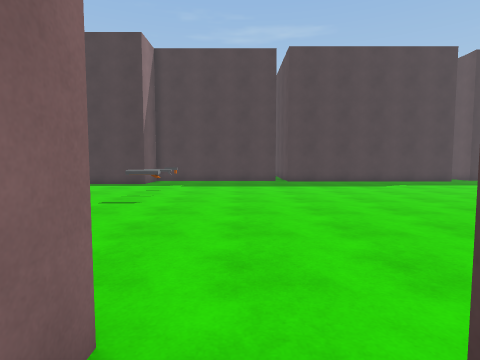
[1] (above)

24 first-person views from a walk through a scene from a Unity 3-D project. The camera is 1.3 m above the floor, tilts 4° down and sees 80° across. The floor is counted in squares, 1 m on a side. Each view is taken from the middle of a square. On the plan, view 1 faces up. The plan holds only what a view shows up to about 13 squares ahead; the rest is blank. The place goes on beyond the plan. The player character is not drawn.

[2]
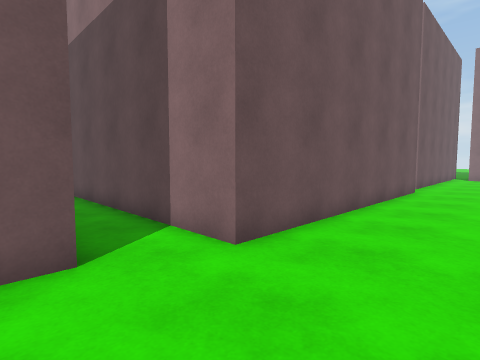

[3]
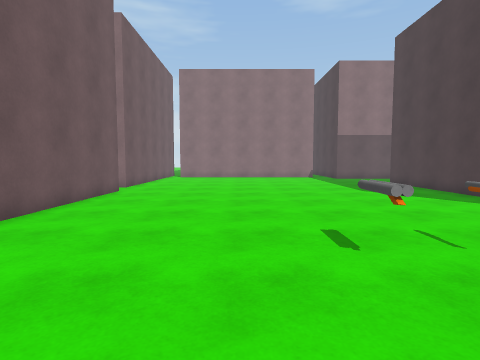

[4]
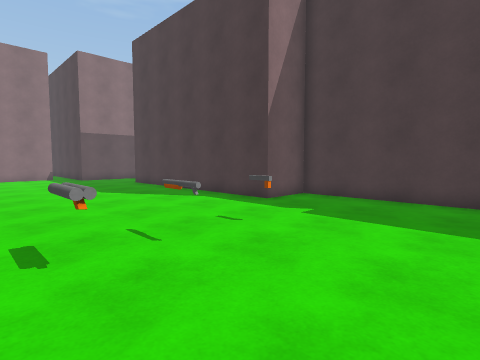

[5]
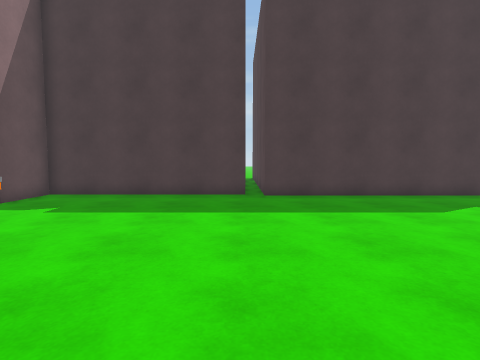

[6]
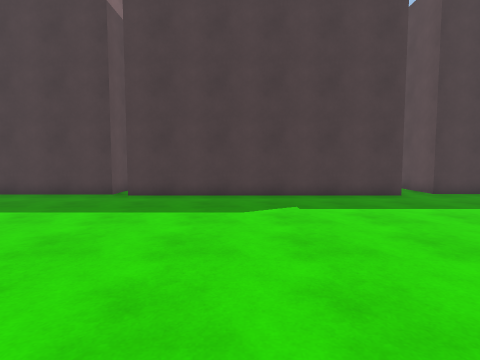

[7]
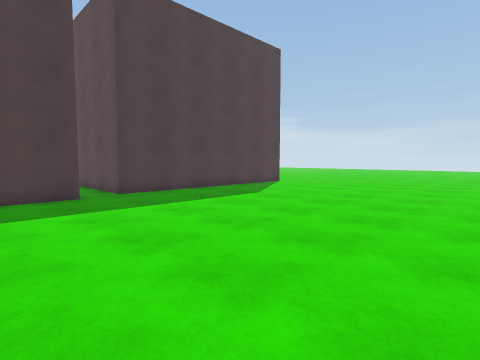

[8]
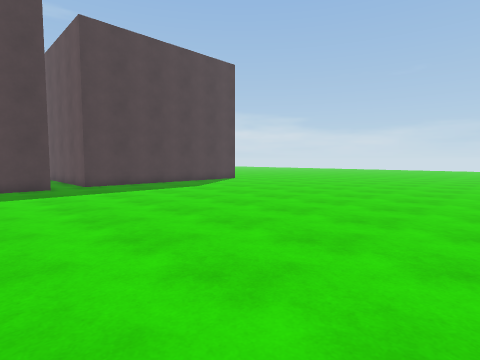

[9]
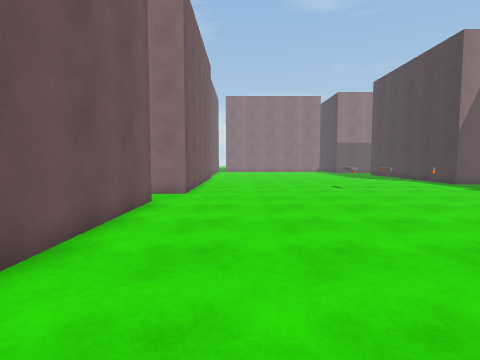

[10]
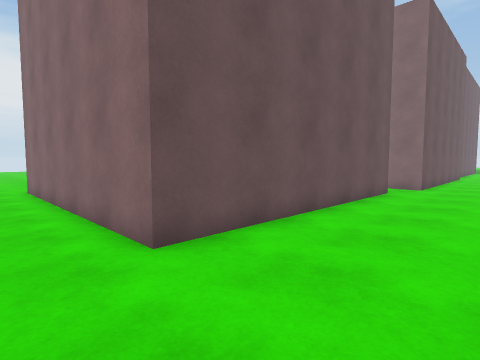

[11]
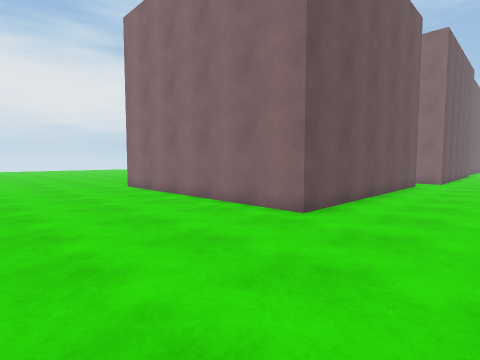

[12]
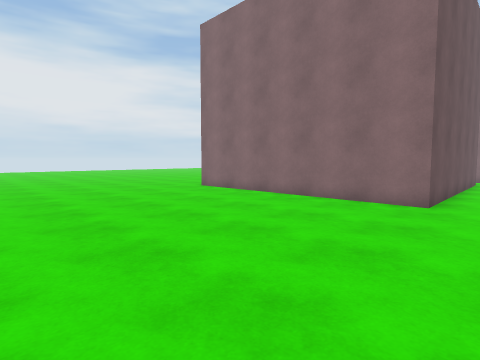

[13]
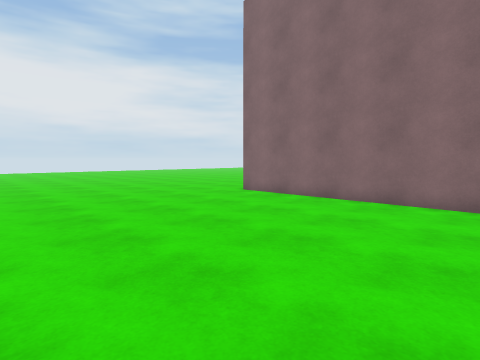

[14]
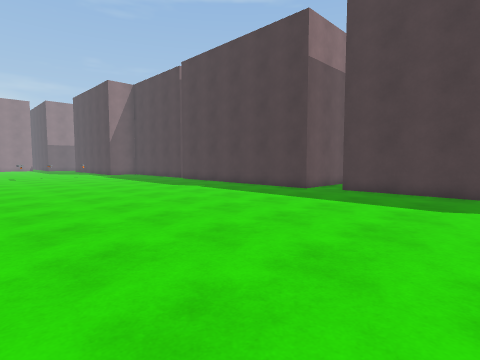

[15]
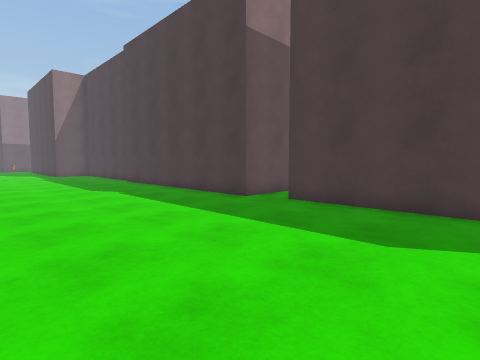

[16]
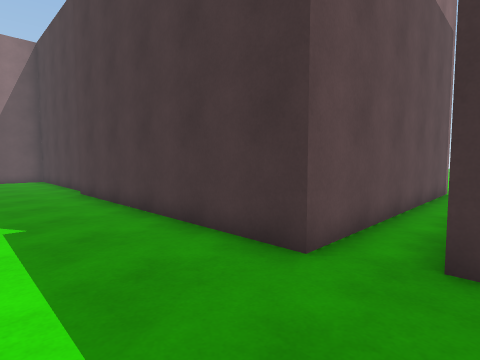

[17]
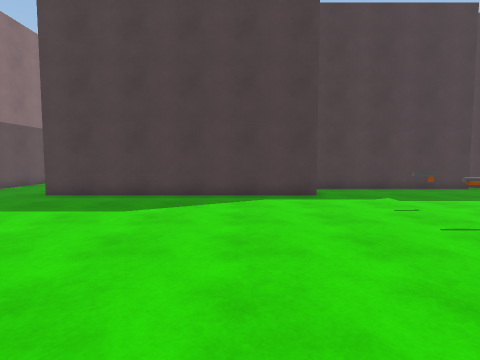

[18]
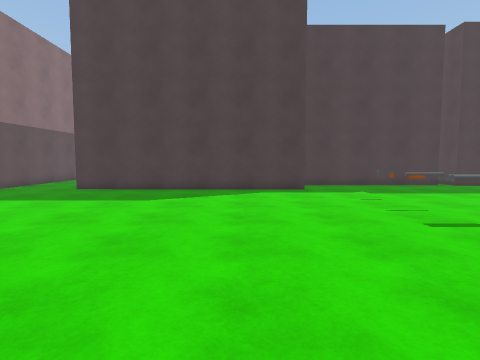

[19]
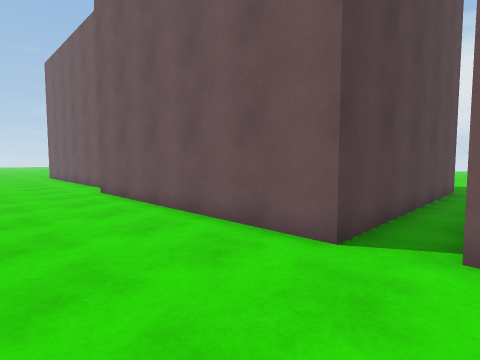

[20]
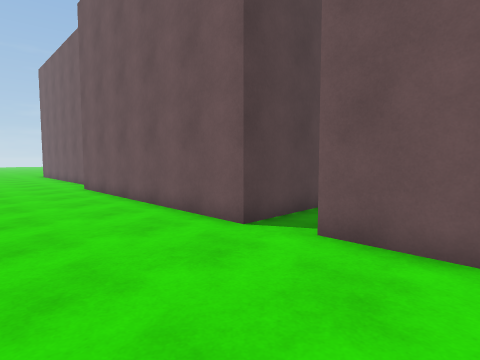

[21]
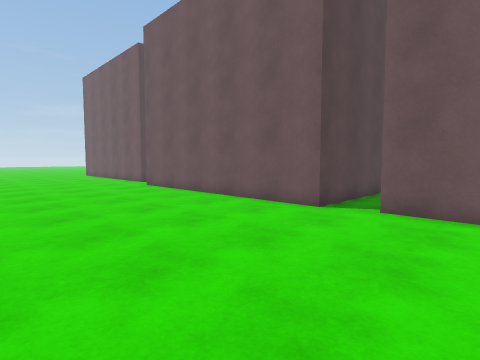

[22]
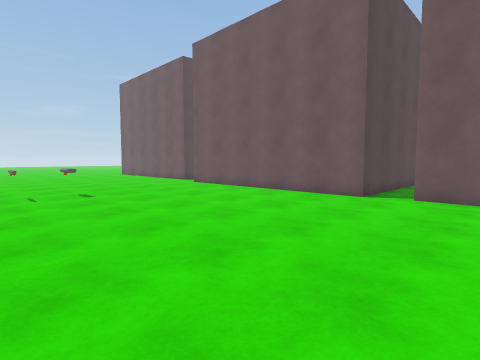

[23]
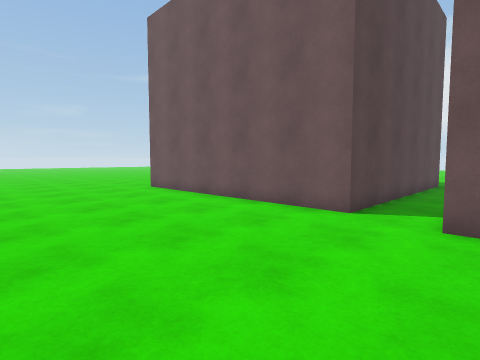

[24]
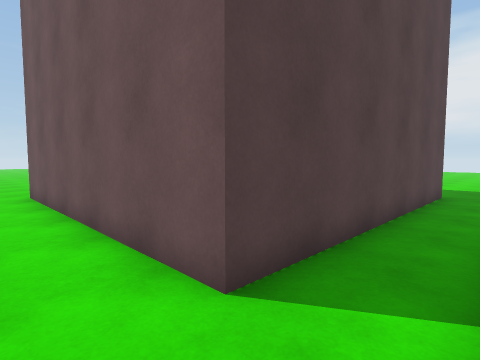

### Floor plan
Points are (right, up) in squares from view 1. A wall is a line through its corners. A room is listed if a view was taken in it or the views show most of it. See-through windows are left out.
Room 1 (view 1)
walls: (1, -8.9) (1, 1.2); (-11, -8.1) (-11, 1.9); (-1, 1.9) (-1, -6.5)
ways out: opening at (-12, 1) to room 2; opening at (0, 1) to room 2; opening at (11, -10) to room 2
Room 2 (views 2, 3, 4, 5, 6, 7, 8, 9, 10, 11, 12, 13, 14, 15, 16, 17, 18, 19, 20, 21, 22, 23, 24)
walls: (1, 1.2) (11, 1.2) (11, -8.9); (2.2, 17.7) (-5.2, 17.7) (-5.2, 15.5) (-15.2, 15.5); (-11, 1.9) (-1, 1.9); (19.4, 17.9) (14.4, 17.9) (14.4, 21.1); (-14.8, 1.6) (-12.5, 1.6); (12.9, 27.5) (12.9, 17.4) (2.9, 17.4)
ways out: opening at (-12, 1) to room 1; opening at (0, 1) to room 1; opening at (11, -10) to room 1
objects: other object (-3, 9); gun (-3, 11); other object (-3, 13)

Where each view was taken, in squares from view 1:
view 1: 0 up, 0 right, facing up
view 2: 5 up, 2 right, facing down-left
view 3: 7 up, 1 right, facing left
view 4: 8 up, 1 right, facing up-left
view 5: 7 up, 2 right, facing up
view 6: 7 up, 7 right, facing up
view 7: 7 up, 10 right, facing up-right
view 8: 3 up, 10 right, facing up-right
view 9: 4 up, 10 right, facing left
view 10: 5 up, 13 right, facing down-left
view 11: 5 up, 17 right, facing down-left
view 12: 3 up, 20 right, facing down-left
view 13: 0 up, 20 right, facing down-left
view 14: 6 up, 20 right, facing up-left
view 15: 10 up, 20 right, facing up-left
view 16: 14 up, 15 right, facing up-left
view 17: 5 up, 8 left, facing up
view 18: 3 up, 8 left, facing up
view 19: 6 up, 13 left, facing down-right
view 20: 6 up, 15 left, facing down-right
view 21: 9 up, 15 left, facing down-right
view 22: 12 up, 15 left, facing down-right
view 23: 8 up, 2 left, facing down-right
view 24: 3 up, 1 left, facing down-right
